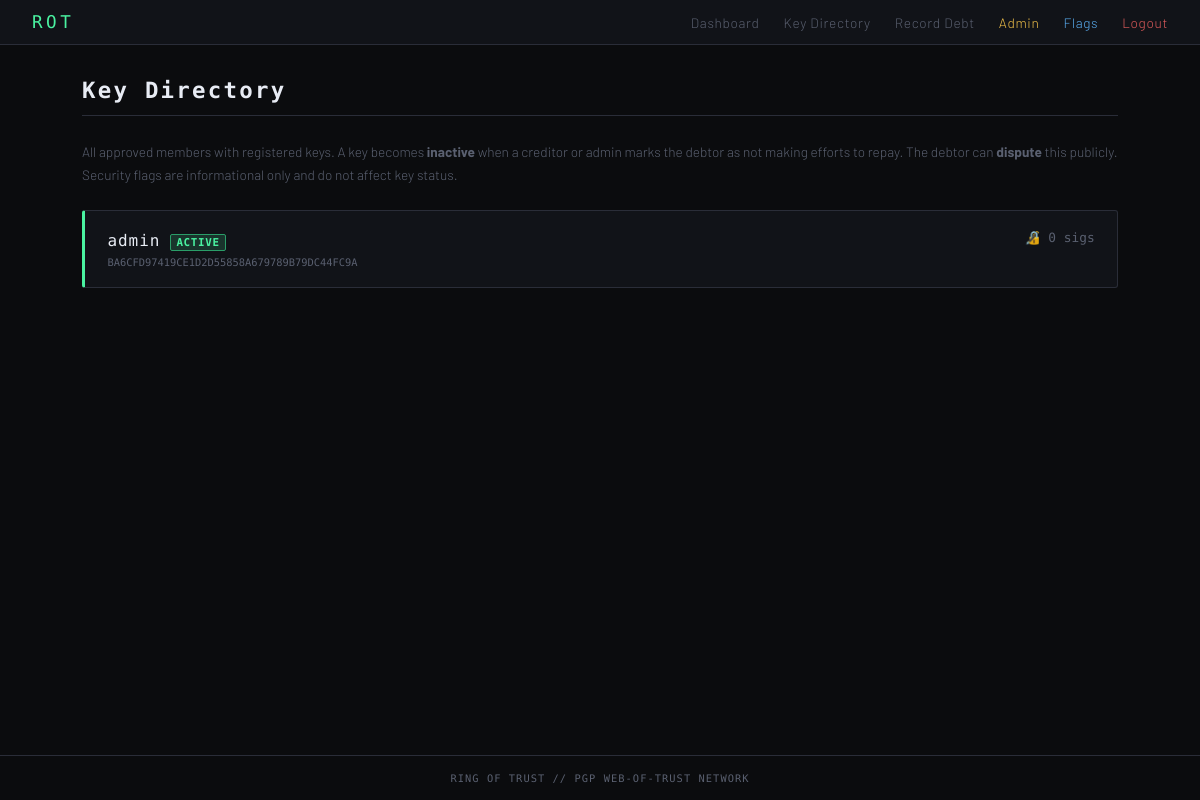
Page /keys (signed in) on the committed database.
### app.py (models this page shows)
class User(db.Model):
    id           = db.Column(db.Integer, primary_key=True)
    username     = db.Column(db.String(80),  unique=True, nullable=False)
    email        = db.Column(db.String(120), unique=True, nullable=False)
    password     = db.Column(db.String(200), nullable=False)
    approved     = db.Column(db.Boolean, default=False)
    is_admin     = db.Column(db.Boolean, default=False)
    created_at   = db.Column(db.DateTime, default=datetime.utcnow)
    has_keys     = db.Column(db.Boolean, default=False)
    fingerprint  = db.Column(db.String(40), unique=True, nullable=True)
    public_key   = db.Column(db.Text, nullable=True)
    key_status   = db.Column(db.String(16), default="active")
    debt_disputed = db.Column(db.Boolean, default=False)
    dispute_note  = db.Column(db.Text, nullable=True)
    revoked_at    = db.Column(db.DateTime, nullable=True)
    revoke_note   = db.Column(db.Text, nullable=True)
    debts          = db.relationship("Debt", foreign_keys="Debt.debtor_id",   back_populates="debtor")
    credits        = db.relationship("Debt", foreign_keys="Debt.creditor_id", back_populates="creditor")
    annotations    = db.relationship("Annotation", back_populates="author",   foreign_keys="Annotation.author_id")
    flags_received = db.relationship("CompromiseFlag", foreign_keys="CompromiseFlag.target_id",  back_populates="target")
    flags_made     = db.relationship("CompromiseFlag", foreign_keys="CompromiseFlag.flagger_id", back_populates="flagger")

### app.py (the view)
@app.route("/keys")
@login_required
def key_directory():
    user  = current_user()
    users = User.query.filter_by(approved=True, has_keys=True).all()
    data  = []
    for u in users:
        sigs    = KeySignature.query.filter_by(target_id=u.id).all()
        annots  = Annotation.query.filter_by(target_id=u.id).order_by(Annotation.created_at.desc()).all()
        debts   = Debt.query.filter_by(debtor_id=u.id, active=True).all()
        flags   = CompromiseFlag.query.filter_by(target_id=u.id).order_by(CompromiseFlag.created_at.desc()).all()
        already_signed  = any(s.signer_id == user.id for s in sigs)
        already_flagged = any(f.flagger_id == user.id and f.upheld is None for f in flags)
        can_mark_efforts = any(
            d.creditor_id == user.id or user.is_admin for d in debts
        )
        data.append(dict(
            user=u, sigs=sigs, annots=annots, debts=debts, flags=flags,
            already_signed=already_signed,
            already_flagged=already_flagged,
            open_flag_count=sum(1 for f in flags if f.upheld is None),
            can_sign=(u.id != user.id and not already_signed and u.key_status != "revoked"),
            can_flag=(u.id != user.id and not already_flagged and u.key_status != "revoked"),
            can_mark_efforts=can_mark_efforts,
            is_own=(u.id == user.id),
        ))
    return render_template("key_directory.html", data=data, me=user,
                           flag_reasons=FLAG_REASONS)

### app.py (called while the page is built)
def login_required(f):
    @wraps(f)
    def decorated(*args, **kwargs):
        if "user_id" not in session:
            return redirect(url_for("login"))
        return f(*args, **kwargs)
    return decorated

def current_user():
    if "user_id" in session:
        return db.session.get(User, session["user_id"])
    return None

@app.context_processor
def inject_globals():
    return dict(current_user=current_user(), FLAG_THRESHOLD=FLAG_THRESHOLD)

### templates/key_directory.html (shortened to what this page needs)
{% extends "base.html" %}
{% block content %}
<div class="dir-page">
  <h2 class="form-page__title">Key Directory</h2>
  <p class="dir-page__intro">
    All approved members with registered keys.
    A key becomes <strong>inactive</strong> when a creditor or admin marks the debtor as not making efforts to repay.
    The debtor can <strong>dispute</strong> this publicly.
    Security flags are informational only and do not affect key status.
  </p>
  {% for entry in data %}
  {% set u = entry.user %}
  <div class="key-card key-card--{{ u.key_status }}{% if entry.is_own %} key-card--mine{% endif %}">
    <div class="key-card__header">
      <div>
        <span class="key-card__name">{{ u.username }}</span>
        <span class="status-tag status-tag--{{ u.key_status }}">{{ u.key_status.upper() }}</span>
        <span class="key-card__fp">{{ u.fingerprint }}</span>
      </div>
      <span class="sig-count">🔏 {{ entry.sigs|length }} sig{{ 's' if entry.sigs|length != 1 }}</span>
    </div>
  </div>
  {% else %}
  <p class="dir-page__empty">No members with keys yet.</p>
  {% endfor %}
</div>
{% endblock %}

### static/css/style.css (style rules this page uses)
:root { --bg: #0b0c0e; --bg2: #111318; --bg3: #1a1d24; --border: #2a2d38; --text: #c8cdd8; --dim: #5a6070; --head: #e8ecf4; --accent: #4af2a1; --accent2: #2a9d68; --warn: #f2c14a; --danger: #e05c5c; --info: #5aaef2; --inactive: #e07a2a; --mono: "Share Tech Mono", monospace; --sans: "Barlow", sans-serif; --r: 3px; }
*, *::before, *::after { box-sizing: border-box; margin: 0; padding: 0; }
html { font-size: 16px; }
body { background: var(--bg); color: var(--text); font-family: var(--sans); font-weight: 300; min-height: 100vh; display: flex; flex-direction: column; }
.form-page__title { font-family: var(--mono); font-size: 1.4rem; color: var(--head); letter-spacing: 0.1em; margin-bottom: 1.5rem; border-bottom: 1px solid var(--border); padding-bottom: 0.75rem; }
.status-tag { display: inline-block; font-family: var(--mono); font-size: 0.68rem; padding: 0.1em 0.5em; border-radius: 2px; letter-spacing: 0.06em; font-weight: 600; margin-left: 0.4rem; vertical-align: middle; }
.status-tag--active { background: rgba(74,242,161,0.15); color: var(--accent); border: 1px solid var(--accent2); }
.dir-page__intro { font-size: 0.85rem; color: var(--dim); margin-bottom: 1.5rem; line-height: 1.7; }
.key-card { background: var(--bg2); border: 1px solid var(--border); border-radius: var(--r); padding: 1.2rem 1.4rem; margin-bottom: 1rem; display: flex; flex-direction: column; gap: 0.85rem; }
.key-card--mine { border-left: 3px solid var(--accent); }
.key-card__header { display: flex; justify-content: space-between; align-items: flex-start; gap: 1rem; }
.key-card__name { font-family: var(--mono); font-size: 1rem; color: var(--head); letter-spacing: 0.06em; }
.key-card__fp { display: block; font-family: var(--mono); font-size: 0.65rem; color: var(--dim); margin-top: 0.3rem; word-break: break-all; }
.sig-count { font-family: var(--mono); font-size: 0.8rem; color: var(--dim); white-space: nowrap; }

### rows in the picture
User: username "admin", key_status "ACTIVE", fingerprint "BA6CFD97419CE1D2D55858A679789B79DC44FC9A"

### other values in the picture
{{ entry.sigs|length }} "0"
{{ 's' if entry.sigs|length != 1 }} "s"
